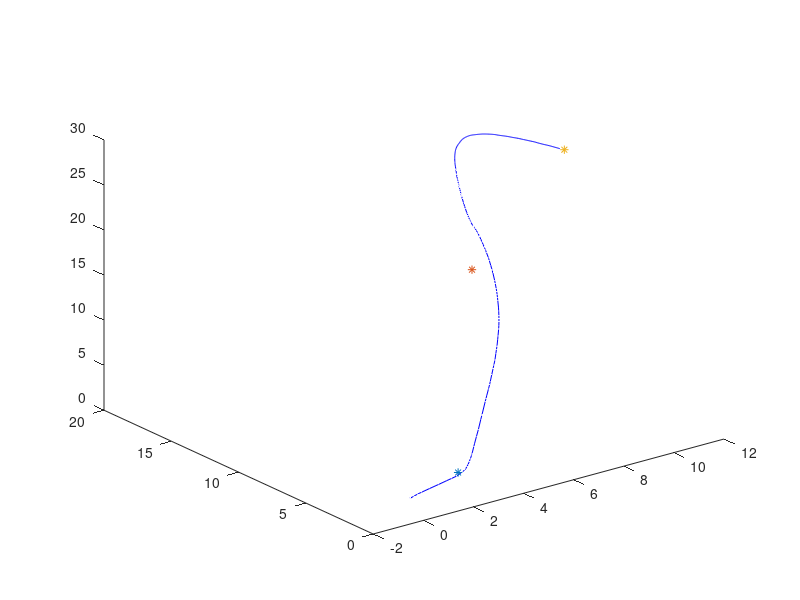

The MATLAB source for this figure: (Note: this script raises an error after producing the figure.)
%% Distance
%initialize variables
% Waypoints
n_wps=3;
load('wps_1.mat')
load('wps_3.mat')
load('wps_2.mat')
% Real Pose 
load('real_x.mat')
load('real_y.mat')
load('real_z.mat')

%use the locìgical not operator in xr to locate the zeros;

%xr_new es el vector de los indices de los el. not 0;
xr_new=find(~xr);
n=xr_new(1,1);

x_traj=xr(1:n-1); %trova size di x_traj
y_traj=yr(1:n-1);
z_traj=zr(1:n-1);

%definisci matrice di punti della rel traj

real_traj=[x_traj y_traj z_traj]

z=[0 0 2];

nwps=[z;
      w1;
      w2;
      w3]
      
[r c]=size(nwps);

%definisco le direzioni 
v0=[w1(1)-z(1) w1(2)-z(2) w1(3)-z(3)];
v1=[w2(1)-w1(1) w2(2)-w1(2) w2(3)-w1(3)];
v2=[w3(1)-w2(1) w3(2)-w2(2) w3(3)-w2(3)];

dir_recta=[v0;
           v1;
           v2]
       

n_wps=r-1;

%calcola il numero di punti nella real pose
[n_traj c]=size(x_traj)

%definisci il vettore delle distanze 
d_min=zeros(n_traj,1);
d=[];
% t=linspace(0,1);
%scrivi ciclo per calcolare la retta 
plot3(x_traj,y_traj,z_traj,'b')
hold on 
plot3(w1(1),w1(2),w1(3),'*');
hold on 
plot3(w2(1),w2(2),w2(3),'*');
hold on 
plot3(w3(1),w3(2),w3(3),'*');
k=1;
% h=1;
d=zeros(k,1);
point=zeros(k,3);

for i=1:n_wps
    %equazione parametrica della retta
    syms t
    line=nwps(i,:)+dir_recta(i,:)*t
    
%     hold on 
%     plot3(x,y,z,'r')
%     grid on
%     hold on 
    for j=1:n_traj
        %Calcola proiezione ortogonale
        %Calcola piano passante per P(j) y ortogonale alla direzione i_esima
        syms x_p y_p z_p
        P=[x_p y_p z_p]
        planefunction=dot(dir_recta(1,:),P-real_traj(j,:)); %plane_fun=0
        newfunction = subs(planefunction, P, line);
        t0 = solve(newfunction);
        
        %punto intersezione fra il piano precedent. e la direzione V(i);
        point(k,:) = subs(line, t, t0);
        subs(planefunction, P, point);
        
        if nwps(i,1)< point(k,1)< nwps(i+1,1) && nwps(i,2)< point(k,2)< nwps(i+1,2) && nwps(i,1)< point(k,1)< nwps(i+1,1)   
        %cross product
        C_product=cross((nwps(i+1,:)-nwps(i,:)),(nwps(i,:)-real_traj(j,:)));
        % distancia entres nwps(i+1) y nwps(i)
        D_recta= norm(nwps(i+1,:)-nwps(i,:));
        % distancia total
        d(k,1)=norm(C_product)/D_recta;
        k=k+1;
        else 
            break 
        end 
        
    end 
end 






